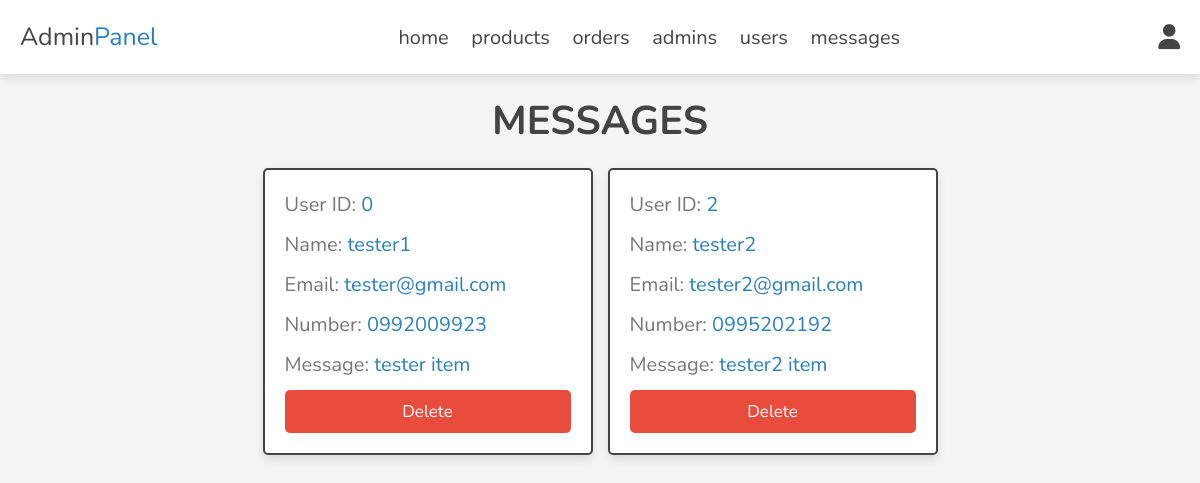
The page /admin/messages.php (signed in) on the database its author committed.
### tables this page shows
CREATE TABLE `messages` (
  `id` int(100) NOT NULL,
  `user_id` int(100) NOT NULL,
  `name` varchar(100) NOT NULL,
  `email` varchar(100) NOT NULL,
  `number` varchar(12) NOT NULL,
  `message` varchar(500) NOT NULL
);

### admin/messages.php (the view, shortened to what this page needs)
<?php
include '../components/connect.php';
$admin_id = $_SESSION['admin_id'];
$select_admin = $conn->prepare("SELECT role_id FROM admins WHERE id = ?");
$select_admin->execute([$admin_id]);
$fetch_admin = $select_admin->fetch(PDO::FETCH_ASSOC);
if ($fetch_admin) {
    $role_id = $fetch_admin['role_id'];
} else {
    session_destroy();
    header('location:admin_login.php');
    exit();
}
?>
<!DOCTYPE html>
<html lang="en">
<head>
   <link rel="stylesheet" href="https://cdnjs.cloudflare.com/ajax/libs/font-awesome/6.1.1/css/all.min.css">
   <link rel="stylesheet" href="../css/admin_style.css">
</head>
<body>
<?php include '../components/admin_header.php'; ?>
<section class="contacts">
<h1 class="heading">Messages</h1>
<div class="box-container">
   <?php
      $select_messages = $conn->prepare("SELECT * FROM `messages`");
      $select_messages->execute();
      if($select_messages->rowCount() > 0){
         while($fetch_message = $select_messages->fetch(PDO::FETCH_ASSOC)){
   ?>
   <div class="box">
       <p> User ID: <span><?= htmlspecialchars($fetch_message['user_id']); ?></span></p>
       <p> Name: <span><?= htmlspecialchars($fetch_message['name']); ?></span></p>
       <p> Email: <span><?= htmlspecialchars($fetch_message['email']); ?></span></p>
       <p> Number: <span><?= htmlspecialchars($fetch_message['number']); ?></span></p>
       <p> Message: <span><?= htmlspecialchars($fetch_message['message']); ?></span></p>
       <?php if ($role_id == 1 || $role_id == 3): ?>
           <a href="messages.php?delete=<?= $fetch_message['id']; ?>" onclick="return confirm('Delete this message?');" class="delete-btn">Delete</a>
       <?php endif; ?>
   </div>
   <?php
         }
      } else {
         echo '<p class="empty">You have no messages</p>';
      }
   ?>
</div>
</section>
</body>
</html>

### css/admin_style.css (style rules this page uses)
:root { --main-color:#2980b9; --orange:#f39c12; --red:#e74c3c; --black:#444; --white:#fff; --light-color:#777; --light-bg:#f5f5f5; --border:.2rem solid var(--black); --box-shadow:0 .5rem 1rem rgba(0,0,0,.1); --color1:#d4d4d4; --color2:#707070; --color3:#1f1f1f; --color4:#731010; --color5:#a80000; }
* { font-family: 'Nunito', sans-serif; margin:0; padding:0; box-sizing: border-box; outline: none; border:none; text-decoration: none; }
html { font-size: 62.5%; overflow-x: hidden; }
body { background-color: var(--light-bg); }
section { padding:2rem; max-width: 1200px; margin:0 auto; }
.heading { font-size: 4rem; color:var(--black); margin-bottom: 2rem; text-align: center; text-transform: uppercase; }
.btn, .delete-btn, .option-btn { display: block; width: 100%; margin-top: 1rem; border-radius: .5rem; padding:1rem 3rem; font-size: 1.7rem; text-transform: capitalize; color:var(--white); cursor: pointer; text-align: center; }
.delete-btn { background-color: var(--red); }
.contacts .box-container { display: grid; grid-template-columns: repeat(auto-fit, 33rem); gap:1.5rem; align-items: flex-start; justify-content: center; }
.contacts .box-container .box { padding:2rem; padding-top: 1rem; border-radius: .5rem; border:var(--border); background-color: var(--white); box-shadow: var(--box-shadow); }
.contacts .box-container .box p { line-height: 1.5; font-size: 2rem; color:var(--light-color); margin:1rem 0; }
.contacts .box-container .box p span { color:var(--main-color); }

### rows shown on the page
messages: user "0", name "tester1", email "tester@gmail.com", number "0992009923", message "tester item"
messages: user "2", name "tester2", email "tester2@gmail.com", number "0995202192", message "tester2 item"
